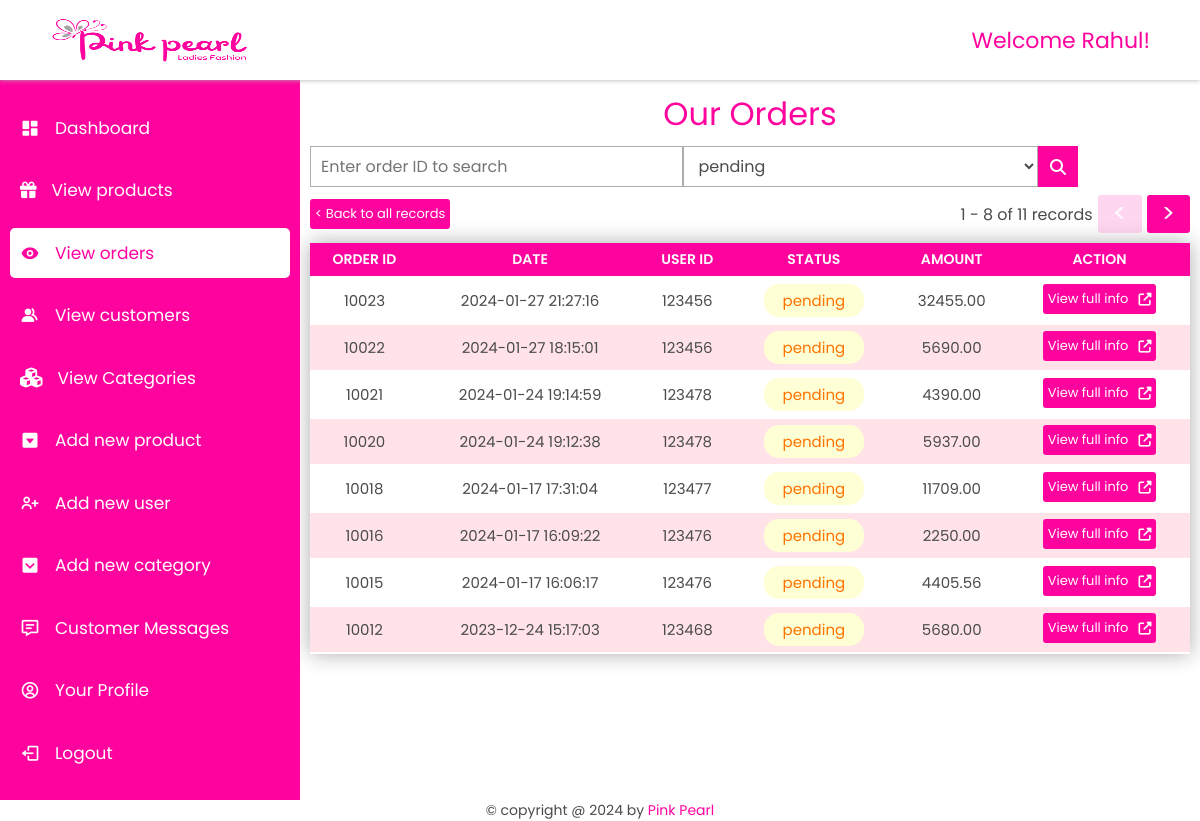
Screenshot of /admin/orders.php?filterword=pending (signed in) with the database file from the repository.
### tables this page shows
CREATE TABLE `placed_order` (
  `order_id` int(11) NOT NULL,
  `user_id` int(11) NOT NULL,
  `date` datetime NOT NULL DEFAULT current_timestamp(),
  `total_amount` float(10,2) NOT NULL,
  `payment_method` varchar(150) NOT NULL,
  `points_earned` int(11) NOT NULL,
  `points_redeemed` int(11) NOT NULL,
  `status` varchar(50) NOT NULL DEFAULT 'pending'
);

### admin/orders.php (the view, shortened to what this page needs)
<?php
    include('../database/dbconnection.php');
    $limit = 8;
    $offset = 0;
    $searchword = ""; $filterword = "";
    if (isset($_GET['filterword'])) {
        $filterword = $_GET['filterword'];
    }
    $ordersSelectQuery = "select * from placed_order where order_id like '%" . $searchword . "%' and status  like '%" . $filterword . "%' order by order_id desc limit $limit offset $offset";
    $ordersResult = mysqli_query($connection, $ordersSelectQuery);
    $totalNoOfOrders = getTotalNoOfProducts($connection, $searchword, $filterword);
?>
<!DOCTYPE html>
<html lang="en">
<head>
    <link rel="stylesheet" href="../index.css">
    <link rel="stylesheet" href="https://maxst.icons8.com/vue-static/landings/line-awesome/line-awesome/1.3.0/css/line-awesome.min.css">
    <link  rel="stylesheet"href="https://unpkg.com/boxicons@2.1.4/css/boxicons.min.css">
    <link rel="stylesheet" href="style.css">
</head>
<body>
    <header>
        <div style="display: flex;align-items: center;gap: 10px;"><i class="fa fa-bars toggle-menu" aria-hidden="true" onclick="handleNav()" style="font-size: 20px;"></i><img src="../uploadedImages/logo.png" alt=""></div>
        <h1>Welcome <?php echo $_SESSION['admin_name'] ?>!</h1>
    </header>
    <main>
        <div class="side-bar">
            <ul>
                <li class="active">
                    <a href="dashboard.php"><i class='bx bxs-dashboard'></i>
                    <span>Dashboard</span></a>
                </li>
                <li>
                    <a href="products.php"><i class="fa fa-gift" aria-hidden="true" style="font-size: 16.5px;"></i>
                    <span>View products</span></a>
                </li>
                <li>
                    <a href="orders.php" class="active"><i class='bx bxs-show'></i>
                    <span>View orders</span></a>
                </li>
                <li>
                    <a href="customers.php"><i class='bx bxs-group'></i>
                    <span>View customers</span></a>
                </li>
                <li>
                    <a href="categories.php"><i class="fa fa-cubes" aria-hidden="true"></i>
                    <span>View Categories</span></a>
                </li>
                <li>
                    <a href="addnewproduct.php"><i class='bx bxs-caret-down-square' ></i>
                    <span>Add new product</span></a>
                </li>
                <li>
                    <a href="addnewuser.php"><i class='bx bx-user-plus'></i>
                    <span>Add new user</span></a>
                </li>
                <li>
                    <a href="addNewCategory.php"><i class='bx bxs-chevron-down-square'></i>
                    <span>Add new category</span></a>
                </li>
                <li>
                    <a href="messages.php"><i class='bx bx-message-detail'></i>
                    <span>Customer Messages</span></a>
                </li>
                <li>
                    <a href="profile.php"><i class='bx bx-user-circle'></i>
                    <span>Your Profile</span></a>
                </li>
                <li>
                    <a href="../account/logout.php"><i class='bx bx-log-out'></i>
                    <span>Logout</span></a>
                </li>
            </ul>
        </div>
        <div class="container products-container">
            <h1>Our Orders</h1>
            <form class="actions" action="orders.php" method="get">
                    <input type="text" placeholder="Enter order ID to search" name="searchword" value="<?php echo $searchword ?>">
                    <select name="filterword">
                        <option value="pending" <?php if (isset($_GET['filterword']) && $_GET['filterword']=='pending') echo "selected" ?>>pending</option>
                    </select>
                    <button type="submit" name="search"><i class="fa fa-search" aria-hidden="true"></i></button>
            </form>
            <div class="progress">
                <div>
                    <?php
                        if ($searchword != "" || $filterword != "") {
                            echo "<a href='orders.php'><button>< Back to all records</button></a>";
                        }
                    ?>
                </div>
                <span><?php echo $offset+1; ?> - <?php echo $offset+mysqli_num_rows($ordersResult); ?> of <?php echo $totalNoOfOrders; ?> records </span>
                <a href="<?php echo "orders.php?offset=". $offset-$limit . "&searchword=$searchword&filterword=$filterword" ?>" class="<?php if ($offset==0) echo 'disabled' ?>"><button style="font-size: 25px;padding: 0px 15px" ><</button></a>
                <a href="<?php echo "orders.php?offset=". $offset+$limit . "&searchword=$searchword&filterword=$filterword" ?>" class="<?php if ($offset+mysqli_num_rows($ordersResult) == $totalNoOfOrders) echo 'disabled' ?>"><button style="font-size: 25px;padding: 0px 15px" >></button></a>
            </div>
            <div class="product-list main-table">
                <table>
                    <thead><th>Order ID</th><th>Date</th><th>User ID</th><th>Status</th><th>Amount</th><th>action</th></thead>
                    <?php
                        while ($order = mysqli_fetch_assoc($ordersResult)) {
                            echo "<tr>";
                            echo "<td>" . $order['order_id'] . "</td>";
                            echo "<td>" . $order['date']  . "</td>";
                            echo "<td>" . $order['user_id']  . "</td>";
                            if ($order['status'] == 'pending')
                                echo "<td><span class='pending'>pending</span></td>";
                            echo "<td>" . $order['total_amount']  . "</td>";
                            echo "<td style='display:flex; justify-content:center;'><a href='vieworder.php?id=". $order['order_id'] . "'><button>View full info<i class='fa fa-external-link' aria-hidden='true'></i></button></a></td>";
                            echo "</tr>";
                        }
                    ?>
                </table>
            </div>
        </div>
    </main>
    <footer>
        &copy; copyright  @ <?php echo date('Y'); ?> by <span style="color: var(--pink);">Pink Pearl</span>
    </footer>
</body>
</html>
<?php
    function getTotalNoOfProducts($connection, $searchword, $filterword) {
        $query = "select count(*) from placed_order where order_id like '%" . $searchword . "%' and status  like '%" . $filterword . "%'";
        $result = mysqli_query($connection, $query);
        $count = mysqli_fetch_assoc($result)['count(*)'];
        return $count;
    }
?>

### index.css (style rules this page uses)
* { margin: 0;padding: 0; box-sizing: border-box; font-family: 'Poppins', sans-serif; font-weight: 400; text-decoration: none; list-style-type: none; color: var(--black); outline: none; }
:root { --white: white; --black: rgb(75, 75, 75); --grey: rgb(173, 173, 173); --lightpink: rgb(255, 227, 232); --pink: #FF039E; }
button, .button { padding: 10px 25px; background-color: var(--pink); font-size: 20px; border: none; color: var(--white); cursor: pointer; transition: 0.3s; border-radius: 3px; display: flex; align-items: center; justify-content: center; gap: 10px; }
button i { color: var(--white); }

### admin/style.css (style rules this page uses)
button { font-size: 13px; padding: 5px; }
header { width: 100%; position: fixed; display: flex; align-items: center; justify-content: space-between; height: 10vh; padding: 10px 50px; box-shadow: 0 0 5px var(--grey); background-color: var(--white); z-index: 1000; }
header img { width: 200px; height: 47px; }
header h1 { font-size: 22px;color: var(--pink); }
main { min-height: 100vh; width: 100%; }
main .side-bar { height: 90vh; width: 300px; background-color: var(--pink); position: fixed; top: 10vh; left: 0; padding: 10px; }
main .side-bar ul { width: 100%; height: 100%; display: flex; flex-direction: column; justify-content: space-evenly; }
main .side-bar ul li a { display: inline-block; padding: 12px 10px; width: 100%; font-size: 17px; display: flex; align-items: center; gap: 15px; color: var(--white); transition: 0.3s; border-radius: 5px; }
main .side-bar ul li a span { color: var(--white); }
main .side-bar ul li a i { font-size: 20px; color: var(--white); }
main .side-bar ul li a:hover, main .side-bar ul li a.active { background-color: var(--white); }
main .side-bar ul li a:hover span, main .side-bar ul li a:hover i, main .side-bar ul li a.active span , main .side-bar ul li a.active i { color: var(--pink); }
main .container { background-color: var(--white); max-height: 90vh; overflow-y: scroll; width: calc(100% - 300px); position: relative; left: 300px; top: 10vh; padding: 10px 10px 25px; }
main .container > h1, main .container > h1 span { color: var(--pink); margin-bottom: 5px; text-align: center; }
.products-container { height: 90vh; overflow-y: scroll; }
a.disabled, a.disabled button { opacity: 0.4; pointer-events: none;cursor:not-allowed; }
.products-container .actions { width: 100%; max-width: 768px; display: flex; gap: 0; padding: 3px 0; margin-bottom: 5px; }
.products-container .actions button { border-radius: 0; transition: 0.3s; font-size: 16px; width: 40px; padding: 5px 15px; }
.products-container .actions button i { color: var(--white); }
.products-container .actions input, .products-container .actions select { padding: 7px 10px; width: 100%; background: transparent; border: 1.5px solid var(--grey); font-size: 16px; }
.products-container .actions select { width: calc(100% - 40px); }
.products-container .product-list, .dashboard .order-list { width: 100%; }
.product-list table, .order-list table { width: 100%; margin-top: 10px; border-collapse: collapse; cursor:pointer; box-shadow: 0 0 20px var(--grey); }
.products-container table td, .products-container table th, .order-list table th, .order-list table td { text-align: center; padding: 6px; }
.products-container table td { font-size: 15px; }
.products-container .product-list table th, .order-list table th { background-color: var(--pink); color: white; font-weight: 600; text-transform: uppercase; font-size: 14px; }
.products-container table tr:nth-of-type(even), .order-list table tr:nth-of-type(even) { background-color: var(--lightpink); }
.products-container .main-table table tr:nth-of-type(even), .products-container .main-table table tr:nth-of-type(odd) { border-bottom: 2px solid var(--white); }
.products-container .progress { display: flex; align-items: center; gap: 5px; }
.products-container .progress > div { flex: 1; }
.product-list table td span, .order-list table td span { display: inline-block; padding: 5px; width: 100px; border-radius: 15px; }
.product-list table .pending, .order-list table td span.pending { background-color: rgb(255, 255, 213); color: rgb(255, 115, 0); }
footer { text-align: center; font-size: 14px; }

### rows the page displays
placed_order: order_id "10023", date "2024-01-27 21:27:16", user "123456", status "pending", total_amount "32455.00"
placed_order: order_id "10022", date "2024-01-27 18:15:01", user "123456", status "pending", total_amount "5690.00"
placed_order: order_id "10021", date "2024-01-24 19:14:59", user "123478", status "pending", total_amount "4390.00"
placed_order: order_id "10020", date "2024-01-24 19:12:38", user "123478", status "pending", total_amount "5937.00"
placed_order: order_id "10018", date "2024-01-17 17:31:04", user "123477", status "pending", total_amount "11709.00"
placed_order: order_id "10016", date "2024-01-17 16:09:22", user "123476", status "pending", total_amount "2250.00"
placed_order: order_id "10015", date "2024-01-17 16:06:17", user "123476", status "pending", total_amount "4405.56"
placed_order: order_id "10012", date "2023-12-24 15:17:03", user "123468", status "pending", total_amount "5680.00"

### other values shown
$_SESSION['admin_name'] "Rahul"
$offset+1 "1"
$offset+mysqli_num_rows($ordersResult) "8"
$totalNoOfOrders "11"
